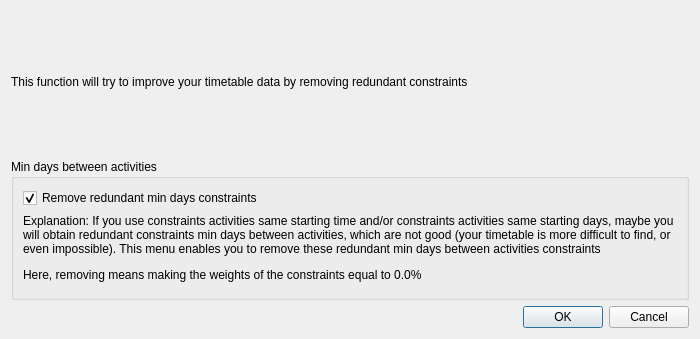
<?xml version="1.0" encoding="UTF-8"?>
<ui version="4.0">
 <class>RemoveRedundantForm_template</class>
 <widget class="QDialog" name="RemoveRedundantForm_template">
  <property name="geometry">
   <rect>
    <x>0</x>
    <y>0</y>
    <width>700</width>
    <height>339</height>
   </rect>
  </property>
  <property name="windowTitle">
   <string>Remove redundant constraints</string>
  </property>
  <layout class="QGridLayout" name="gridLayout_2">
   <item row="0" column="0">
    <widget class="QLabel" name="label_5">
     <property name="sizePolicy">
      <sizepolicy hsizetype="Minimum" vsizetype="Minimum">
       <horstretch>0</horstretch>
       <verstretch>0</verstretch>
      </sizepolicy>
     </property>
     <property name="text">
      <string>This function will try to improve your timetable data by removing redundant constraints</string>
     </property>
     <property name="wordWrap">
      <bool>true</bool>
     </property>
    </widget>
   </item>
   <item row="2" column="0">
    <widget class="QDialogButtonBox" name="buttonBox">
     <property name="orientation">
      <enum>Qt::Horizontal</enum>
     </property>
     <property name="standardButtons">
      <set>QDialogButtonBox::Cancel|QDialogButtonBox::Ok</set>
     </property>
    </widget>
   </item>
   <item row="1" column="0">
    <widget class="QGroupBox" name="groupBox">
     <property name="title">
      <string>Min days between activities</string>
     </property>
     <layout class="QGridLayout" name="gridLayout">
      <item row="0" column="0">
       <widget class="QCheckBox" name="removeRedundantCheckBox">
        <property name="text">
         <string>Remove redundant min days constraints</string>
        </property>
        <property name="checked">
         <bool>true</bool>
        </property>
       </widget>
      </item>
      <item row="1" column="0">
       <widget class="QLabel" name="label_4">
        <property name="sizePolicy">
         <sizepolicy hsizetype="Minimum" vsizetype="Minimum">
          <horstretch>0</horstretch>
          <verstretch>0</verstretch>
         </sizepolicy>
        </property>
        <property name="text">
         <string>Explanation: If you use constraints activities same starting time and/or constraints activities same starting days, maybe you will obtain redundant constraints min days between activities, which are not good (your timetable is more difficult to find, or even impossible). This menu enables you to remove these redundant min days between activities constraints</string>
        </property>
        <property name="wordWrap">
         <bool>true</bool>
        </property>
       </widget>
      </item>
      <item row="2" column="0">
       <widget class="QLabel" name="label_6">
        <property name="sizePolicy">
         <sizepolicy hsizetype="Preferred" vsizetype="Preferred">
          <horstretch>0</horstretch>
          <verstretch>0</verstretch>
         </sizepolicy>
        </property>
        <property name="text">
         <string>Here, removing means making the weights of the constraints equal to 0.0%</string>
        </property>
        <property name="wordWrap">
         <bool>true</bool>
        </property>
       </widget>
      </item>
     </layout>
    </widget>
   </item>
  </layout>
 </widget>
 <tabstops>
  <tabstop>buttonBox</tabstop>
 </tabstops>
 <resources/>
 <connections/>
</ui>
